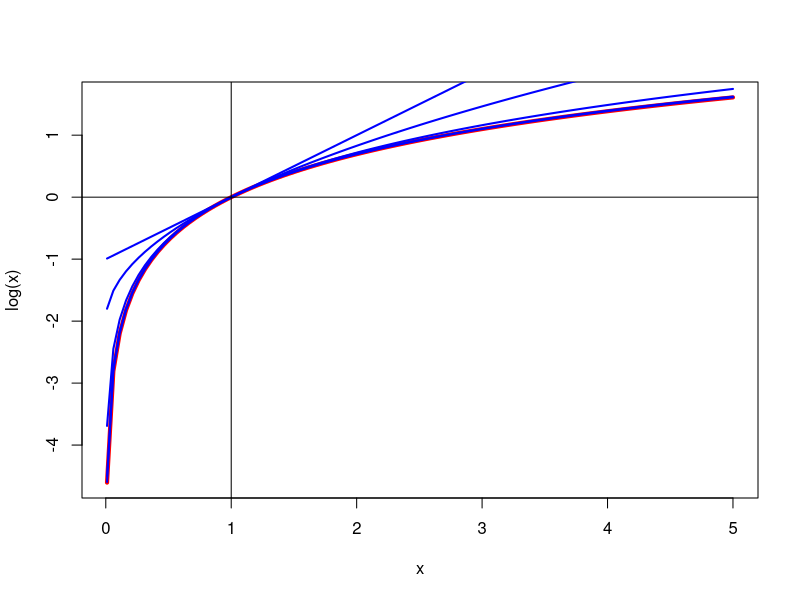

This figure's R source:
## ---- chunk 1
x <- seq(.01, 5, length=100)
y <- log (x)
plot (x, y, type = "l", col = "RED", lwd = 4, ylab = "log(x)")
for (r in c(.001, .01, .1, .5, 1)) {
  z <- ((x ^ r) - 1) / r
  lines (x, z, col= "BLUE", lwd = 2)
}
abline(h=0)
abline(v=1)
